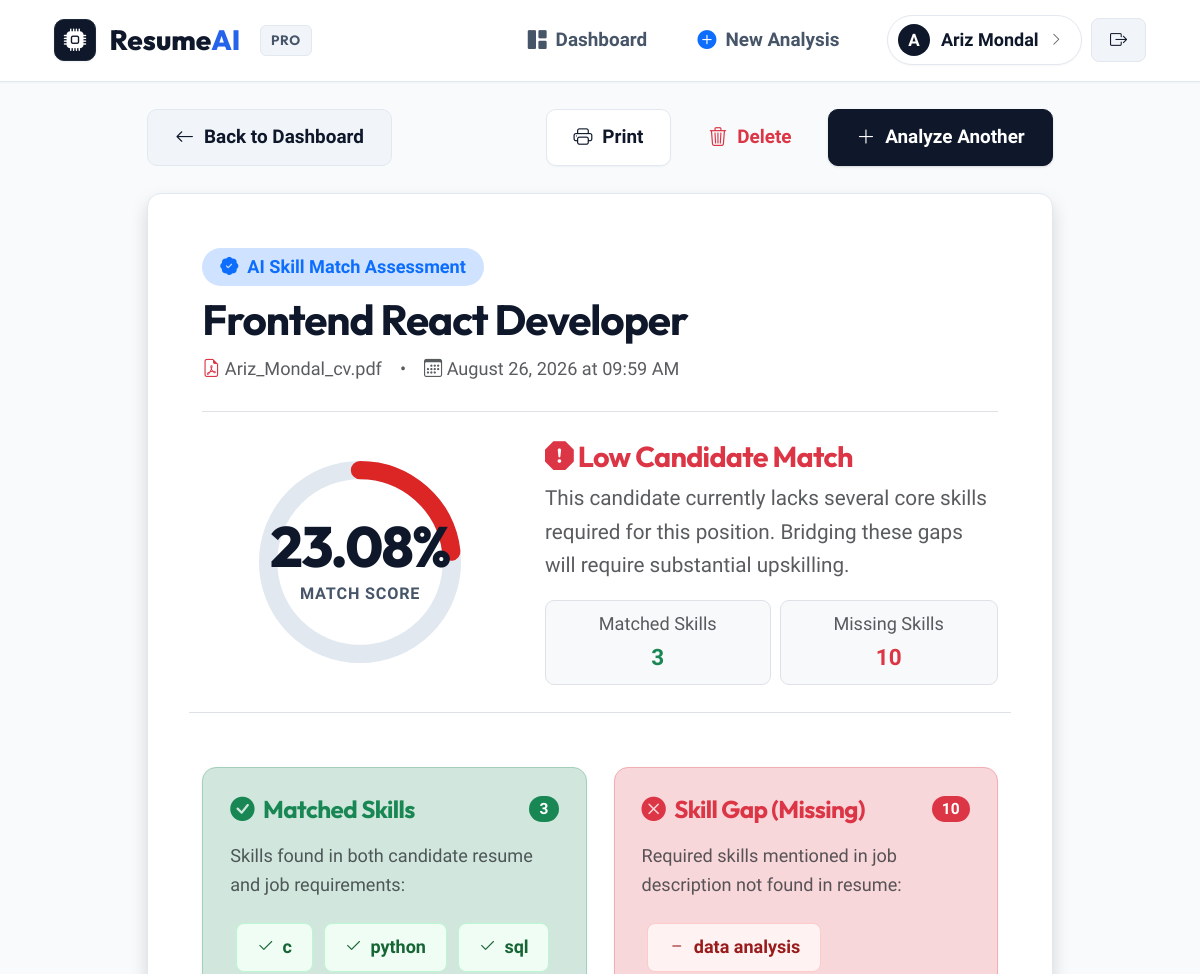
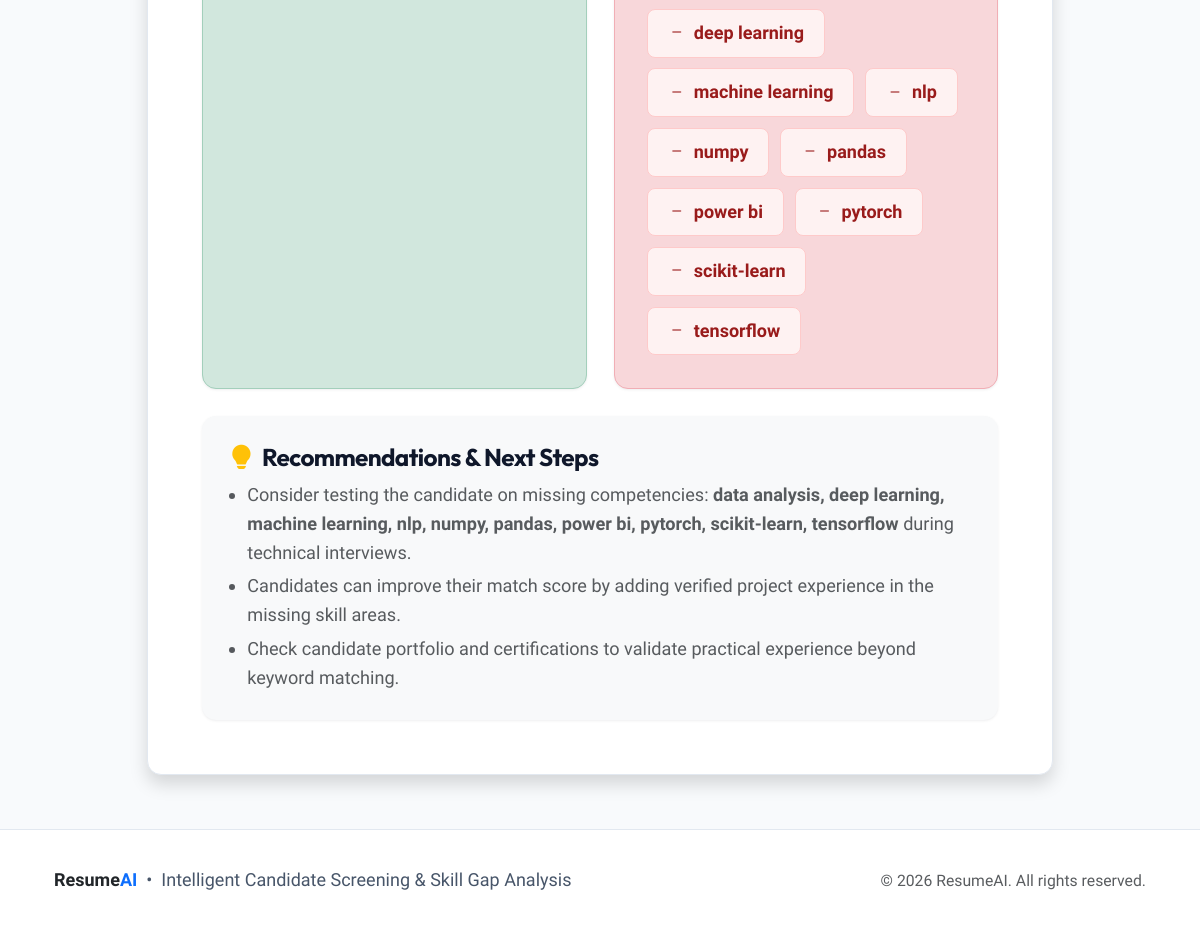
The page /result/3 (signed in) on the database its author committed (2 pictures, top to bottom).
### models.py (models this page shows)
class User(UserMixin, db.Model):
    __tablename__ = "user"
    id = db.Column(db.Integer, primary_key=True)
    username = db.Column(db.String(150), nullable=True)
    email = db.Column(db.String(150), unique=True, nullable=False)
    password = db.Column(db.String(300), nullable=False)  # Hashed password string
    analyses = db.relationship("Analysis", backref="user", lazy=True)

class Analysis(db.Model):
    __tablename__ = "analysis"
    id = db.Column(db.Integer, primary_key=True)
    user_id = db.Column(db.Integer, db.ForeignKey("user.id"), nullable=False)
    resume_filename = db.Column(db.String(300))
    job_title = db.Column(db.String(200))
    matched_skills = db.Column(db.Text)   # Comma-separated string: "python,sql,flask"
    missing_skills = db.Column(db.Text)   # Comma-separated string: "docker,aws"
    match_percentage = db.Column(db.Float)
    created_at = db.Column(db.DateTime, default=datetime.utcnow)

### app.py (the view)
@app.route("/result/<int:analysis_id>")
@login_required
def result(analysis_id):
    analysis = db.session.get(Analysis, analysis_id)
    if not analysis or analysis.user_id != current_user.id:
        flash("Analysis result not found or access denied.", "danger")
        return redirect(url_for("dashboard"))
    matched = analysis.matched_skills.split(",") if analysis.matched_skills else []
    missing = analysis.missing_skills.split(",") if analysis.missing_skills else []
    return render_template("result.html", analysis=analysis, matched=matched, missing=missing)

### app.py (called while the page is built)
@login_manager.user_loader
def load_user(user_id):
    try:
        return db.session.get(User, int(user_id))
    except Exception:
        return None

### templates/result.html (shortened to what this page needs)
{% extends "base.html" %}
{% block content %}
<div class="row justify-content-center">
    <div class="col-lg-10">
        <div class="d-flex flex-column flex-md-row justify-content-between align-items-md-center gap-3 mb-4">
            <a href="{{ url_for('dashboard') }}" class="btn btn-secondary-subtle">
                <i class="bi bi-arrow-left"></i>
                <span>Back to Dashboard</span>
            </a>
            <div class="d-flex align-items-center gap-2">
                <button type="button" onclick="window.print()" class="btn btn-outline-primary">
                    <i class="bi bi-printer"></i>
                    <span>Print</span>
                </button>
                <form method="POST" action="{{ url_for('delete_analysis', analysis_id=analysis.id) }}" onsubmit="return confirm('Are you sure you want to delete this analysis report?');" class="d-inline m-0">
                    <button type="submit" class="btn btn-outline-danger">
                        <i class="bi bi-trash3"></i>
                        <span>Delete</span>
                    </button>
                </form>
                <a href="{{ url_for('upload_resume') }}" class="btn btn-primary">
                    <i class="bi bi-plus-lg"></i>
                    <span>Analyze Another</span>
                </a>
            </div>
        </div>
        <div class="card shadow p-4 p-md-5 mb-4">
            <div class="border-bottom pb-4 mb-4">
                <div class="d-flex flex-column flex-md-row justify-content-between align-items-md-start gap-3">
                    <div>
                        <div class="d-inline-flex align-items-center gap-2 px-3 py-1 rounded-pill bg-primary-subtle text-primary small fw-bold mb-2">
                            <i class="bi bi-patch-check-fill"></i> AI Skill Match Assessment
                        </div>
                        <h2 class="fw-bold mb-1">{{ analysis.job_title }}</h2>
                        <div class="text-muted d-flex flex-wrap align-items-center gap-3 font-mono small mt-2">
                            <span><i class="bi bi-file-earmark-pdf text-danger"></i> {{ analysis.resume_filename }}</span>
                            <span>&bull;</span>
                            <span><i class="bi bi-calendar3"></i> {{ analysis.created_at.strftime('%B %d, %Y at %I:%M %p') }}</span>
                        </div>
                    </div>
                </div>
            </div>
            <div class="row align-items-center g-4 mb-5 pb-4 border-bottom">
                <div class="col-md-5 text-center">
                    <div class="radial-progress-wrapper">
                        <svg class="radial-progress-svg" viewBox="0 0 160 160">
                            <defs>
                                <linearGradient id="gradientSuccess" x1="0%" y1="0%" x2="100%" y2="100%">
                                    <stop offset="0%" stop-color="#10b981" />
                                    <stop offset="100%" stop-color="#059669" />
                                </linearGradient>
                                <linearGradient id="gradientWarning" x1="0%" y1="0%" x2="100%" y2="100%">
                                    <stop offset="0%" stop-color="#f59e0b" />
                                    <stop offset="100%" stop-color="#d97706" />
                                </linearGradient>
                                <linearGradient id="gradientDanger" x1="0%" y1="0%" x2="100%" y2="100%">
                                    <stop offset="0%" stop-color="#ef4444" />
                                    <stop offset="100%" stop-color="#dc2626" />
                                </linearGradient>
                            </defs>
                            <circle class="radial-progress-bg" cx="80" cy="80" r="70"></circle>
                            <circle id="scoreProgressCircle"
                                    class="radial-progress-bar {% if analysis.match_percentage >= 70 %}high{% elif analysis.match_percentage >= 40 %}mid{% else %}low{% endif %}"
                                    cx="80" cy="80" r="70"></circle>
                        </svg>
                        <div class="radial-progress-text">
                            <div class="radial-progress-number">{{ analysis.match_percentage }}%</div>
                            <div class="radial-progress-label">Match Score</div>
                        </div>
                    </div>
                </div>
                <div class="col-md-7">
                    <h4 class="fw-bold mb-2">
                        {% if analysis.match_percentage >= 70 %}
                            <span class="text-success"><i class="bi bi-star-fill text-warning"></i> Strong Candidate Fit</span>
                        {% elif analysis.match_percentage >= 40 %}
                            <span class="text-warning"><i class="bi bi-lightning-charge-fill text-warning"></i> Moderate Candidate Fit</span>
                        {% else %}
                            <span class="text-danger"><i class="bi bi-exclamation-octagon-fill text-danger"></i> Low Candidate Match</span>
                        {% endif %}
                    </h4>
                    <p class="text-muted mb-3">
                        {% if analysis.match_percentage >= 70 %}
                            This candidate demonstrates strong alignment with the key competencies specified in the job description. They meet high-priority requirements.
                        {% elif analysis.match_percentage >= 40 %}
                            This candidate has relevant foundation skills but has notable gaps in specific tools or frameworks required for this role.
                        {% else %}
                            This candidate currently lacks several core skills required for this position. Bridging these gaps will require substantial upskilling.
                        {% endif %}
                    </p>
                    <div class="d-flex flex-wrap gap-2">
                        <div class="p-2 px-3 rounded-3 bg-light border text-center flex-grow-1">
                            <div class="text-muted small">Matched Skills</div>
                            <div class="fw-bold fs-5 text-success">
                                {{ matched|length if (matched and matched[0] != '') else 0 }}
                            </div>
                        </div>
                        <div class="p-2 px-3 rounded-3 bg-light border text-center flex-grow-1">
                            <div class="text-muted small">Missing Skills</div>
                            <div class="fw-bold fs-5 text-danger">
                                {{ missing|length if (missing and missing[0] != '') else 0 }}
                            </div>
                        </div>
                    </div>
                </div>
            </div>
            <div class="row g-4 mb-4">
                <div class="col-md-6">
                    <div class="card h-100 p-4 border-success-subtle bg-success-subtle bg-opacity-10">
                        <div class="d-flex align-items-center justify-content-between mb-3">
                            <h5 class="fw-bold text-success mb-0 d-flex align-items-center gap-2">
                                <i class="bi bi-check-circle-fill"></i>
                                <span>Matched Skills</span>
                            </h5>
                            <span class="badge bg-success rounded-pill">
                                {{ matched|length if (matched and matched[0] != '') else 0 }}
                            </span>
                        </div>
                        <p class="text-muted small mb-3">Skills found in both candidate resume and job requirements:</p>
                        <div class="d-flex flex-wrap">
                            {% if matched and matched[0] != '' %}
                                {% for skill in matched %}
                                    <span class="skill-chip matched" title="Matched Skill">
                                        <i class="bi bi-check2"></i> {{ skill }}
                                    </span>
                                {% endfor %}
                            {% else %}
                                <div class="text-muted small py-3 fst-italic">
                                    <i class="bi bi-info-circle"></i> No direct skill matches were identified.
                                </div>
                            {% endif %}
                        </div>
                    </div>
                </div>
                <div class="col-md-6">
                    <div class="card h-100 p-4 border-danger-subtle bg-danger-subtle bg-opacity-10">
                        <div class="d-flex align-items-center justify-content-between mb-3">
                            <h5 class="fw-bold text-danger mb-0 d-flex align-items-center gap-2">
                                <i class="bi bi-x-circle-fill"></i>
                                <span>Skill Gap (Missing)</span>
                            </h5>
                            <span class="badge bg-danger rounded-pill">
                                {{ missing|length if (missing and missing[0] != '') else 0 }}
                            </span>
                        </div>
                        <p class="text-muted small mb-3">Required skills mentioned in job description not found in resume:</p>
                        <div class="d-flex flex-wrap">
                            {% if missing and missing[0] != '' %}
                                {% for skill in missing %}
                                    <span class="skill-chip missing" title="Missing Skill">
                                        <i class="bi bi-dash"></i> {{ skill }}
                                    </span>
                                {% endfor %}
                            {% else %}
                                <div class="text-success small py-3 fw-bold">
                                    <i class="bi bi-check-all fs-5"></i> 100% Coverage! No required skills missing.
                                </div>
                            {% endif %}
                        </div>
                    </div>
                </div>
            </div>
            <div class="card p-4 bg-light border-0">
                <h5 class="fw-bold mb-2 d-flex align-items-center gap-2">
                    <i class="bi bi-lightbulb-fill text-warning"></i>
                    <span>Recommendations &amp; Next Steps</span>
                </h5>
                <ul class="mb-0 text-muted small ps-3">
                    {% if missing and missing[0] != '' %}
                        <li class="mb-1">Consider testing the candidate on missing competencies: <strong>{{ missing|join(', ') }}</strong> during technical interviews.</li>
                        <li class="mb-1">Candidates can improve their match score by adding verified project experience in the missing skill areas.</li>
                    {% else %}
                        <li class="mb-1">Candidate has strong alignment across all detected keywords. Proceed directly to culture fit or technical screen.</li>
                    {% endif %}
                    <li>Check candidate portfolio and certifications to validate practical experience beyond keyword matching.</li>
                </ul>
            </div>
        </div>
    </div>
</div>
{% endblock %}

### templates/base.html (shortened to what this page needs)
<!DOCTYPE html>
<html lang="en">
<head>
    <link rel="stylesheet" href="https://cdn.jsdelivr.net/npm/bootstrap-icons@1.11.3/font/bootstrap-icons.min.css">
    <link rel="stylesheet" href="https://cdn.jsdelivr.net/npm/bootstrap@5.3.3/dist/css/bootstrap.min.css">
    <link rel="stylesheet" href="{{ url_for('static', filename='style.css') }}">
</head>
<body>
<nav class="navbar navbar-expand-lg app-navbar">
    <div class="container-fluid px-3 px-md-5">
        <a class="brand-logo" href="{{ url_for('home') }}">
            <div class="brand-icon-box">
                <i class="bi bi-cpu-fill"></i>
            </div>
            <span>Resume<span class="highlight">AI</span></span>
            <span class="brand-badge d-none d-sm-inline">PRO</span>
        </a>
        <div class="collapse navbar-collapse" id="navbarContent">
            <ul class="navbar-nav ms-auto align-items-lg-center gap-2 my-2 my-lg-0">
                {% if current_user.is_authenticated %}
                    <li class="nav-item">
                        <a href="{{ url_for('dashboard') }}" class="nav-link-custom {% if request.endpoint == 'dashboard' %}active{% endif %}">
                            <i class="bi bi-grid-1x2-fill"></i> Dashboard
                        </a>
                    </li>
                    <li class="nav-item">
                        <a href="{{ url_for('upload_resume') }}" class="nav-link-custom {% if request.endpoint == 'upload_resume' %}active{% endif %}">
                            <i class="bi bi-plus-circle-fill text-primary"></i> New Analysis
                        </a>
                    </li>
                    <li class="nav-item ms-lg-3 mt-2 mt-lg-0 d-flex align-items-center gap-2">
                        <a href="{{ url_for('profile') }}" class="user-pill text-decoration-none {% if request.endpoint == 'profile' %}border-primary shadow-sm{% endif %}" title="View My Profile">
                            <div class="user-avatar">
                                {{ (current_user.username or current_user.email or 'U')[0]|upper }}
                            </div>
                            <span>{{ current_user.username or current_user.email }}</span>
                            <i class="bi bi-chevron-right small text-muted" style="font-size: 0.75rem;"></i>
                        </a>
                        <a href="{{ url_for('logout') }}" class="btn btn-sm btn-secondary-subtle" title="Sign out">
                            <i class="bi bi-box-arrow-right"></i>
                        </a>
                    </li>
                {% endif %}
            </ul>
        </div>
    </div>
</nav>
<main class="container-fluid px-3 px-md-5 my-4 flex-grow-1 fade-in">
    {% block content %}{% endblock %}
</main>
<footer class="app-footer">
    <div class="container-fluid px-3 px-md-5 d-flex flex-column flex-md-row align-items-center justify-content-between gap-3 text-center text-md-start">
        <div class="d-flex align-items-center gap-2">
            <span class="fw-bold text-dark font-heading">Resume<span class="text-primary">AI</span></span>
            <span>&bull;</span>
            <span>Intelligent Candidate Screening &amp; Skill Gap Analysis</span>
        </div>
        <div class="text-muted small">
            &copy; {{ now.year if now else '2026' }} ResumeAI. All rights reserved.
        </div>
    </div>
</footer>
</body>
</html>

### rows shown on the page
User: username "A", username "Ariz Mondal"
Analysis: job_title "Frontend React Developer", resume_filename "Ariz_Mondal_cv.pdf", created_at "August 26, 2026 at 09:59 AM", match_percentage "23.08"

### other values the page prints
{{ matched|length if (matched and matched[0] != '') else 0 }} "3"
{{ missing|length if (missing and missing[0] != '') else 0 }} "10"
{{ skill }} "c" "python" "sql"
{{ skill }} "data analysis" "deep learning" "machine learning" "nlp" "numpy" "pandas" "power bi" "pytorch" "scikit-learn" "tensorflow"
{{ missing|join(', ') }} "data analysis, deep learning, machine learning, nlp, numpy, pandas, power bi, pytorch, scikit-learn, tensorflow"
{{ now.year if now else '2026' }} "2026"
